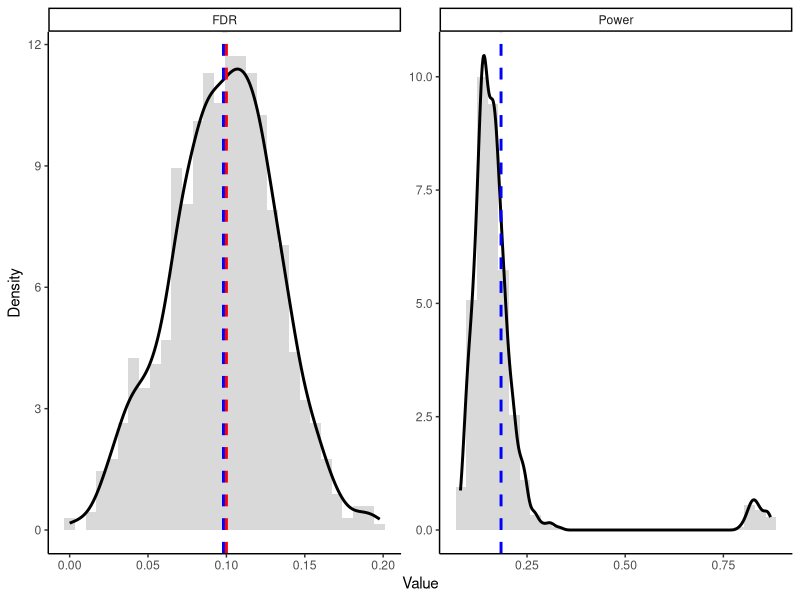

Write the R code that produced this figure.
# packages
library(mgcv)
library(ggplot2)
library(flexmix)
library(MASS)

# --- Functions ---
generate_data_hd <- function(n, p = 20) {
  G <- sample(0:3, size = n, replace = TRUE,
              prob = c(0.05, 0.35, 0.25, 0.35))
  
  X <- matrix(rnorm(n * p), nrow = n, ncol = p)
  colnames(X) <- paste0("x", 1:p)
  
  mu <- rep(NA, n)
  sigma <- rep(NA, n)
  
  ## sparse linear covariate effect
  lin_eff <- 0.25 * X[, 1] - 0.20 * X[, 2] + 0.15 * X[, 3]
  
  ## obvious positive
  mu[G == 0] <- 5.0 + lin_eff[G == 0]
  sigma[G == 0] <- 0.5
  
  ## high mean but high uncertainty
  mu[G == 1] <- 2.4 + lin_eff[G == 1]
  sigma[G == 1] <- 3.0
  
  ## moderate mean but very stable
  mu[G == 2] <- 1.0 + lin_eff[G == 2]
  sigma[G == 2] <- 0.25
  
  ## background group
  mu[G == 3] <- -0.5 + lin_eff[G == 3]
  sigma[G == 3] <- 1.0
  
  y <- mu + sigma * rnorm(n)
  
  data.frame(
    G = factor(G),
    X,
    mu = mu,
    sigma = sigma,
    y = y
  )
}

np_score_lm <- function(df, m_mu, c_val){#sigma_hat_table, 
  mu <- predict(m_mu, df)       # predicted mean
  if(is.list(mu)){mu <- do.call(cbind,mu)}
  sigma <- summary(m_mu)$sigma  # residual sd
  #sigma <- sigma_hat_table[as.character(df$G)]
  #sigma <- pmax(sigma, 1e-2)
  
  cdf <- pnorm((c_val - mu) / sigma)
  odds <- cdf / (1 - cdf)
  return(odds)
}

set.seed(2026)

n <- 5000
p <- 20
c_threshold <- 0
alpha <- 0.1
delta <- 1
n_sim <- 1000


results <- matrix(0, n_sim, 2)
colnames(results) <- c("FDR","Power")
pb <- txtProgressBar(min = 0, max = n_sim, style = 3)

system.time({
  for(sim in 1:n_sim){
    # --- Data Generation ---
    data <- generate_data_hd(n,p)
    
    # --- Data Splitting ---
    idx <- sample(1:n)
    d_train <- data[idx[1:(n/2)], ]
    d_cal   <- data[idx[(n/2+1):(3*n/4)], ]
    d_test  <- data[idx[(3*n/4+1):n], ]
    
    # --- First Stage: Linear prediction model ---
    model_mu <- lm(y ~ ., data = d_train[, c("G",paste0("x", 1:20), "y")])
    
    #d_train$resid <- d_train$y - predict(model_mu, newdata = d_train)
    #sigma_hat_table <- sqrt(tapply(d_train$resid^2, d_train$G, mean))
    
    # --- Second Stage: NP scores (R = F(c|x)/(1-F(c|x)) ---
    d_cal$R <- np_score_lm(d_cal, model_mu, c_threshold)#sigma_hat_table, 
    d_test$R <- np_score_lm(d_test, model_mu, c_threshold)#sigma_hat_table, 
    
    # --- Third Stage: FDR control ---
    # sort by score (increasing)
    ord <- order(d_cal$R, decreasing = FALSE)
    R_sorted <- d_cal$R[ord]
    y_sorted <- d_cal$y[ord]
    
    # indicator of false alarm
    false_alarm <- (y_sorted <= c_threshold)
    
    # cumulative sums
    cum_selected <- seq_along(R_sorted)
    cum_false <- cumsum(false_alarm)+delta
    
    # estimated FDR
    est_fdr <- cum_false / cum_selected
    
    valid <- which(est_fdr <= alpha)
    if(length(valid) == 0){
      best_t <- -1
    } else {
      best_t <- R_sorted[max(valid)]
    }
    
    # --- Evaluation ---
    selected_idx <- which(d_test$R <= best_t)
    actual_y <- d_test$y[selected_idx] # "y" of selected data
    FDR <- sum(actual_y <= c_threshold) / max(length(selected_idx),1) # test set FDR
    true_idx <- which(d_test$y > c_threshold)
    Power <- sum(actual_y > c_threshold) / max(length(true_idx),1)
    
    results[sim,] <- c(FDR, Power)
    setTxtProgressBar(pb, sim)
  }
})
close(pb)
results <- as.data.frame(results)

## PLOT
df_plot <- rbind(
  data.frame(value = results$FDR, type = "FDR"),
  data.frame(value = results$Power, type = "Power")
)
mean_fdr <- mean(results$FDR)
mean_power <- mean(results$Power)
vlines <- data.frame(
  type = c("FDR", "FDR", "Power"),
  x = c(alpha, mean_fdr, mean_power),
  label = c("alpha", "mean_fdr", "mean_power"),
  color = c("red", "blue", "blue")
)
ggplot(df_plot, aes(x = value)) +
  
  geom_histogram(aes(y = after_stat(density)),
                 bins = 30,
                 fill = "grey70",
                 color = NA,
                 alpha = 0.5) +
  
  geom_density(linewidth = 1) +
  
  geom_vline(data = vlines,
             aes(xintercept = x, color = color),
             linetype = "dashed",
             linewidth = 1,
             show.legend = FALSE) +
  
  facet_wrap(~type, scales = "free") +
  
  scale_color_identity() +
  
  labs(x = "Value", y = "Density") +
  
  theme_classic()

## SAVE DATA
saveRDS(
  list(
    FDR = results$FDR,
    Power = results$Power
  ),
  file = "NP_sim3.rds"
)

cat("--- Selection with NP Scores Results ---\n")
cat("We want to select Y <= ", c_threshold, ".\n")
cat("Alpha:", alpha, "\n")
cat("Replicate:", n_sim, "\n")
cat("Average Empirical FDR:", round(mean(results$FDR), 4), "\n")
cat("Average Empirical Power:", round(mean(results$Power), 4), "\n")
